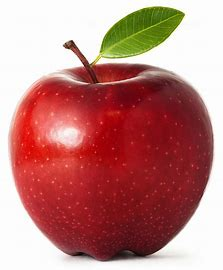
#> input picture img/apple.jpg, 223 x 270 px
$ python p_morph_hat.py
#> lines starting #> are read from the running program, lines starting #| are printed output that depends on the picture
import cv2
import numpy as np

img = cv2.imread('../img/apple.jpg')
#> img is the input picture: shape (270, 223, 3); mean B, G, R 126.6, 130.6, 190.2

# 구조화 요소 커널, 사각형 (5x5) 생성
k = cv2.getStructuringElement(cv2.MORPH_RECT, (9,9))

# 탑햇 연산 적용 MORPH_TOPHAT
tophat = cv2.morphologyEx(img, cv2.MORPH_TOPHAT, k)
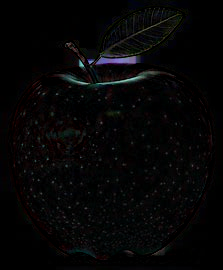
#> tophat: shape (270, 223, 3); mean B, G, R 5.6, 5.3, 5.6

# 블랫햇 연산 적용 MORPH_BLACKHAT
blackhat = cv2.morphologyEx(img, cv2.MORPH_BLACKHAT, k)
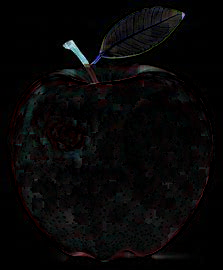
#> blackhat: shape (270, 223, 3); mean B, G, R 6.9, 6.7, 7.3

# 결과 출력
merged = np.hstack((img, tophat, blackhat))
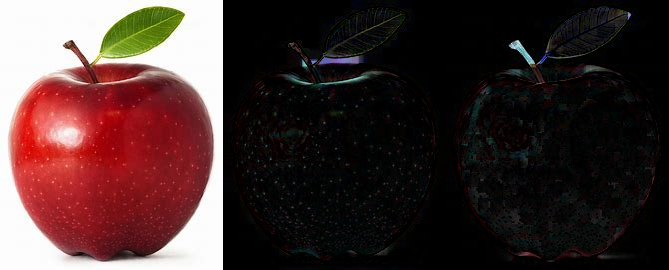
#> merged: shape (270, 669, 3); mean B, G, R 46.3, 47.5, 67.7
cv2.imshow('tophat blackhat', merged)
cv2.waitKey(0)
cv2.destroyAllWindows()
